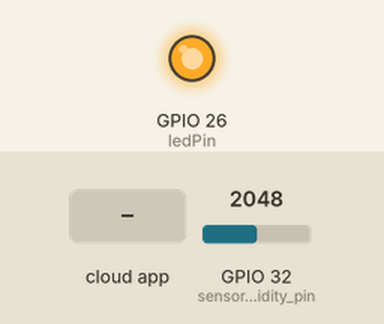
Simulated run of this sketch. Board: ESP32. Shown: output pins drawn as LEDs (lit = HIGH). The test bench sets the inputs (shaded band); at power-on: GPIO 32 (sensor_soilHumidity_pin) = 2048. WiFi joins after 1.5 s; servers stay silent unless stated; network time is answered at once with the bench clock; the local clock reads 2024-03-15 10:24:30 at power-on unless the sketch sets it; storage starts empty; nothing arrives over Bluetooth unless stated; the Firebase database answers and starts empty; what the sketch prints to the serial monitor is not drawn.

Above: at 5.6 s.
5.7 s: GPIO 32 (sensor_soilHumidity_pin) set to 0
At 10.9 s:
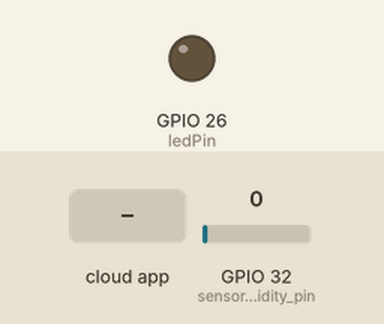
18.6 s: the phone or cloud app sets BOMBA to 1
At 23.5 s:
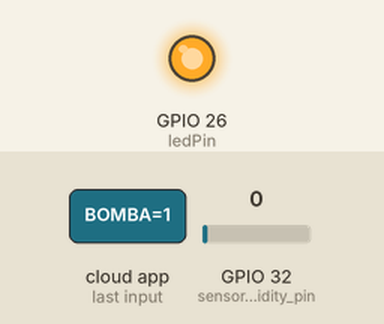
Timing chart, 0 to 25.0 s (numbered marks = the images above; inputs shaded):
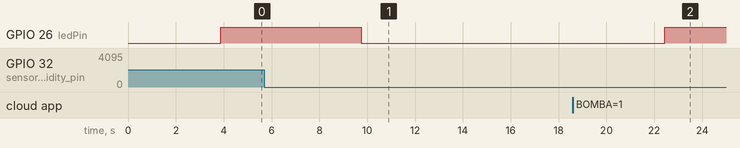

The sketch:

ESP32_code.ino
```cpp
#include "BluetoothSerial.h"
#include <WiFi.h>
#include <IOXhop_FirebaseESP32.h>
#include "SPIFFS.h"

#include <NTPClient.h>
#include <WiFiUdp.h>

// Firebase Settings
#define FIREBASE_HOST "projetopi-a6e3d.firebaseio.com"
#define FIREBASE_AUTH "pNhNsfrhgEIZnZ4YB97VUI3kmgxZmaJDAiiAjV1a"

// Bluetooth name for the ESP Module
#define BT_NAME "ESP32"

#if !defined(CONFIG_BT_ENABLED) || !defined(CONFIG_BLUEDROID_ENABLED)
#error Bluetooth is not enabled! Please run `make menuconfig` to and enable it
#endif

// Define NTP Client to get time
WiFiUDP ntpUDP;
NTPClient timeClient(ntpUDP);

// Variables to save date and time
String formattedDate;

//network credentials
//this variables will be inserted via mobile application and saved on a file
String ssid;
String password;
String UUID;

//strings that will contain the directory of various variables in the cloud
String location_time;
String location_soil;
String location_exists;
String location_offset;
String location_BOMBA;


int i = 0;

//flags
int  Bomba_on = 0;
int flag_ligar_wifi = 1;
int flag_wifi_on = 0;
int flag_remote = 1;

//size of the identifier of the strings recieved via bluetooth
int identifier_size = 5;

String received_str;
String received_data_identifier;
String received_data;
char received_char;

//variable to save time
unsigned long startedWaiting;

// Set Sensor Pins
const int sensor_soilHumidity_pin = 32;
// Stores Sensor reads
int sensor_soilHumidity_value;

//const int button_pin = 20;
int button_mode = 1;

//value of offset
int soilHumidity_offset = 3000; //60% humidity standard value

// Set BOMBA GPIO
const int ledPin = 26;

BluetoothSerial SerialBT;


 /**
 * this method will read a file and return its data
 * @param directory - string containing the directory where the file is located
 * @return returns a string with the data readed from the file
 */
String getData(String directory){
  //Serial.println("Directory: " + directory);
  File file = SPIFFS.open(directory,FILE_READ);
  String text;
  while(file.available()){
    text += char(file.read());
  }
  file.close();
  //Serial.println("Text Data: " + text);

  return text;
}

 /**
 * this method will write a file and return its data
 * @param sdata - string containing the data
 * @param directory - string containing the directory where the file is located
 * @param writeType - constant char* with type writeType
 */
String setData(String sdata, String directory, const char* writeType){
  //Serial.println("Directory: " + directory);
  File file = SPIFFS.open(directory,writeType);
  if(file.print(sdata)){
    Serial.println("File "+directory+" written with: "+sdata);
  } else {
    Serial.println("Failed to write in "+directory+" with: "+sdata);
  }
  file.close();
  //Serial.println("Text Data: " + text);
}

/*
*setup
*defining pin modes for the sensor and the led that works as debug
*If SPIFFS do not begin it will print error on the console
*starting Bluetooth with BT_NAME
*@return prints "Setup Ended" in the consele
*/
void setup() {
  Serial.begin(115200);

  pinMode(ledPin, OUTPUT);
  pinMode(sensor_soilHumidity_pin, INPUT);
  //pinMode(button_pin, INPUT);

  //If SPIFFS do not begin it will print error on the console
  Serial.println();
   if(!SPIFFS.begin(true)){
      Serial.println("Err 1");
      return;
   }
   //starting Bluetooth with BT_NAME
  SerialBT.begin(BT_NAME); //Bluetooth device name
  Serial.println("Setup Ended");
}

/*
*this method will run on a loop
*it will print ou on the console a '*' each cycle for effects of debugging
*if data available in the buffer, it will divide de data received and make decisions based on that
*/
void loop() {
  //button_mode = analogRead(button_pin);

  Serial.print("*");

  //if data in the buffer
  if (SerialBT.available()) {
    //Serial.print("received char");
    received_char = SerialBT.read();
    received_str += received_char;
  }
  //all data received received
  //divide all the string in data and string identifier(first identifier_size chars)
  if(received_char == '\n')
    {
      Serial.println("Received command: " + received_str);
      for(i=0; i<identifier_size; i++){
        received_data_identifier += received_str[i];
      }
      for(i=i; i<received_str.length()-2; i++){
        received_data += received_str[i];
      }

  //make decisions based on the data_identifier
      if(received_data_identifier == "ssid-"){
        // Retrieves the SSID
        ssid = received_data;
        setData(received_data,"/ssid.txt",FILE_WRITE);
        //Serial.println("SSID: " + ssid);
      }else if(received_data_identifier == "pass-"){
        // Retrieves the password
        password = received_data;
        setData(received_data,"/password.txt",FILE_WRITE);
        //Serial.println("PASS: " + password);
      }else if(received_data_identifier == "ligar"){
        //signal to connect to the wifi
        flag_ligar_wifi = 1;
      }else if(received_data_identifier == "uuid-"){
        // Retrieves the UUID
        UUID = received_data;
        setData(received_data,"/UUID.txt",FILE_WRITE);
        //Serial.println("PASS: " + password);
      }

      //clear data
      received_str = "";
      received_data_identifier = "";
      received_data = "";
      received_char = '0';
  }

  //Serial.println("trying to connect");

  //trying to connect to wifi
  if(flag_ligar_wifi){

    ssid = getData("/ssid.txt");
    password = getData("/password.txt");
    UUID = getData("/UUID.txt");

    location_time = "users/"+UUID+"/time";
    location_soil = "users/"+UUID+"/soilHumidity";
    location_exists = "users/"+UUID+"/exists";
    location_offset = "users/"+UUID+"/offset";
    location_BOMBA = "users/"+UUID+"/BOMBA";
    //location_remote = "users/"+UUID+"/remote";

    //debug prints
    Serial.println("Attemping:");
    Serial.println("SSID: " + ssid);
    Serial.println("PASS: " + password);
    Serial.println("UUID: " + UUID);

    // connect to wifi.
    WiFi.begin(ssid.c_str(), password.c_str());
    Serial.print("connecting");

    //try to establish the connection during 30 seconds
    //if connection fails, it prints "connection failed" on the console
    unsigned long startedWaiting2 = millis();
    while (WiFi.status() != WL_CONNECTED && millis() - startedWaiting2 <= 30000) {
      Serial.print(".");
      delay(500);
    }

    //not connected to wifi
    if(WiFi.status() != WL_CONNECTED){
      flag_wifi_on = 0;
      Serial.println();
      Serial.print("\nconnection failed: ");


    //connected to wifi
    }else{
      flag_wifi_on = 1;
      Serial.print("\nconnected: ");
      Serial.println(WiFi.localIP());

      //firebase begin
      Firebase.begin(FIREBASE_HOST, FIREBASE_AUTH);
      Firebase.set(location_exists.c_str(),1);
      //Firebase.set(location_remote.c_str(),1);

      // Initialize a NTPClient to get time
      timeClient.begin();
      // Set offset time in seconds to adjust for your timezone, for example:
      // GMT +1 = 3600
      // GMT +8 = 28800
      // GMT -1 = -3600
      // GMT 0 = 0
      timeClient.setTimeOffset(3600);

    }

     flag_ligar_wifi = 0;
  }


  //updates flag based on wifi conection and database remote option
  /*
  if(WiFi.status() != WL_CONNECTED){
    if(flag_wifi_on) Serial.println("WIFI CONNECTION LOST");
    flag_wifi_on = 0;
  }else{
    if(Firebase.getInt(location_remote.c_str()) == 1){
      flag_wifi_on = 1;
      flag_remote = 1;
    }else{
      WiFi.mode(WIFI_OFF);
      flag_wifi_on = 0;
      flag_remote = 0;
      }
  }*/


  //if connected to the wifi - mode remote
  if(flag_wifi_on && button_mode){
    sensor_soilHumidity_value = analogRead(sensor_soilHumidity_pin);
    //sensor_soilHumidity_value = random(0, 1023);


    //time
    //Serial.print("B");
    while(!timeClient.update()) {
      timeClient.forceUpdate();
    }
    //Serial.println("O");

    // The formattedDate comes with the following format:
    // 2018-05-28T16:00:13Z
    // We need to extract date and time

    formattedDate = timeClient.getFormattedDate();

    //push values to firebase
    Firebase.pushString(location_time.c_str(),formattedDate);
    delay(200);
    Serial.println(formattedDate);
    Firebase.pushInt(location_soil.c_str(),sensor_soilHumidity_value);
    delay(300);
    Serial.println(sensor_soilHumidity_value);
    Serial.println("--------------------------------");

    soilHumidity_offset = Firebase.getInt(location_offset.c_str());
    delay(300);

    int bombState = Firebase.getInt(location_BOMBA.c_str());
    delay(300);

    //BOMBA ON for 3 seconds
    if(((sensor_soilHumidity_value>soilHumidity_offset) || (bombState == 1)) && (Bomba_on == 0) ){
      Bomba_on = 1;
      Firebase.setInt(location_BOMBA.c_str(),1);
      delay(300);
      startedWaiting = millis();
      digitalWrite(ledPin, HIGH);
      Serial.println("Bomba ON ONLINE");
    }

    else if (millis() - startedWaiting > 3000) {
      if(sensor_soilHumidity_value>soilHumidity_offset){
        Bomba_on = 1;
        Firebase.setInt(location_BOMBA.c_str(),1);
        delay(300);
        startedWaiting = millis();
        digitalWrite(ledPin, HIGH);
        Serial.println("Bomba ON ONLINE");
      } else {
        Bomba_on = 0;
        Firebase.setInt(location_BOMBA.c_str(),0);
        delay(300);
        digitalWrite(ledPin, LOW);
        Serial.println("Bomba OFF ONLINE");
      }
    }

    delay(1000);

  }else{//MODE local (offline)
    sensor_soilHumidity_value = analogRead(sensor_soilHumidity_pin);
    //Serial.print(String(sensor_soilHumidity_value) + ": ");
    //sensor_soilHumidity_value = random(0, 1023);

    //BOMBA ON for 3 seconds
    if((sensor_soilHumidity_value>soilHumidity_offset) && (Bomba_on == 0)){
      Bomba_on = 1;
      startedWaiting = millis();
      digitalWrite(ledPin, HIGH);
      Serial.println("Bomba ON OFFLINE");
    }

    if (millis() - startedWaiting > 3000) {
      digitalWrite(ledPin, LOW);
      Serial.println("Bomba OFF OFFLINE");
      Bomba_on = 0;
    }

  }
  delay(20);
}
```

Measured:
- after the input at 5.7 s, GPIO 26 (ledPin): HIGH → LOW after 4.1 s
- after the input at 18.6 s, GPIO 26 (ledPin): LOW → HIGH after 3.8 s
